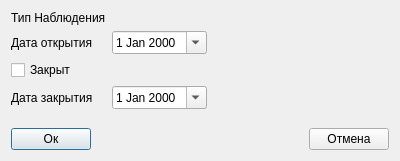
<?xml version="1.0" encoding="UTF-8"?>
<ui version="4.0">
 <class>Dialog_edit_other_dynamic_view</class>
 <widget class="QDialog" name="Dialog_edit_other_dynamic_view">
  <property name="geometry">
   <rect>
    <x>0</x>
    <y>0</y>
    <width>400</width>
    <height>161</height>
   </rect>
  </property>
  <property name="windowTitle">
   <string>Dialog</string>
  </property>
  <layout class="QVBoxLayout" name="verticalLayout">
   <item>
    <layout class="QGridLayout" name="gridLayout">
     <item row="3" column="1">
      <widget class="QDateEdit" name="dateEdit_close">
       <property name="calendarPopup">
        <bool>true</bool>
       </property>
      </widget>
     </item>
     <item row="3" column="0">
      <widget class="QLabel" name="label_calose_date">
       <property name="text">
        <string>Дата закрытия</string>
       </property>
      </widget>
     </item>
     <item row="1" column="1">
      <widget class="QDateEdit" name="dateEdit_open">
       <property name="calendarPopup">
        <bool>true</bool>
       </property>
      </widget>
     </item>
     <item row="1" column="0">
      <widget class="QLabel" name="label_2">
       <property name="text">
        <string>Дата открытия</string>
       </property>
      </widget>
     </item>
     <item row="2" column="0">
      <widget class="QCheckBox" name="checkBox_close">
       <property name="text">
        <string>Закрыт</string>
       </property>
      </widget>
     </item>
     <item row="0" column="0">
      <widget class="QLabel" name="label">
       <property name="text">
        <string>Тип Наблюдения</string>
       </property>
      </widget>
     </item>
     <item row="1" column="2">
      <spacer name="horizontalSpacer_2">
       <property name="orientation">
        <enum>Qt::Horizontal</enum>
       </property>
       <property name="sizeHint" stdset="0">
        <size>
         <width>40</width>
         <height>20</height>
        </size>
       </property>
      </spacer>
     </item>
     <item row="0" column="1">
      <widget class="QLabel" name="label_type_dynamic_view">
       <property name="text">
        <string/>
       </property>
      </widget>
     </item>
     <item row="4" column="0">
      <spacer name="verticalSpacer">
       <property name="orientation">
        <enum>Qt::Vertical</enum>
       </property>
       <property name="sizeHint" stdset="0">
        <size>
         <width>20</width>
         <height>40</height>
        </size>
       </property>
      </spacer>
     </item>
    </layout>
   </item>
   <item>
    <layout class="QHBoxLayout" name="horizontalLayout">
     <item>
      <widget class="QPushButton" name="pushButton_ok">
       <property name="text">
        <string>Ок</string>
       </property>
      </widget>
     </item>
     <item>
      <spacer name="horizontalSpacer">
       <property name="orientation">
        <enum>Qt::Horizontal</enum>
       </property>
       <property name="sizeHint" stdset="0">
        <size>
         <width>40</width>
         <height>20</height>
        </size>
       </property>
      </spacer>
     </item>
     <item>
      <widget class="QPushButton" name="pushButton_cancel">
       <property name="text">
        <string>Отмена</string>
       </property>
      </widget>
     </item>
    </layout>
   </item>
  </layout>
 </widget>
 <resources/>
 <connections/>
</ui>
